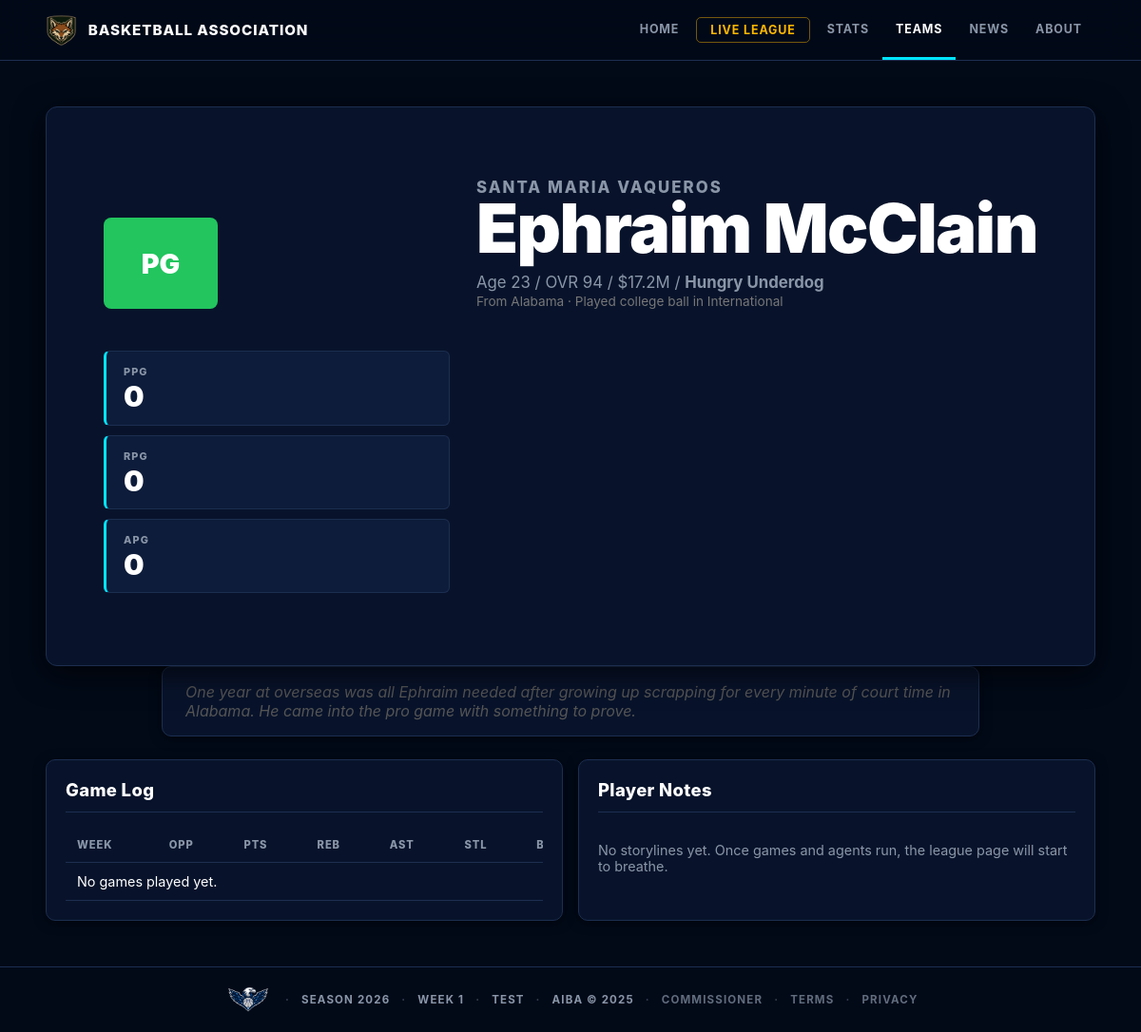
The app's page /players/5 with its own data.
### tables this page shows
CREATE TABLE players (
            id           INTEGER PRIMARY KEY,
            team_id      INTEGER NOT NULL REFERENCES teams(id),
            first_name   TEXT NOT NULL,
            last_name    TEXT NOT NULL,
            age          INTEGER NOT NULL,
            position     TEXT NOT NULL,
            skill_rating INTEGER NOT NULL,
            salary       INTEGER NOT NULL,
            status       TEXT DEFAULT 'active',
            retired_season INTEGER
        );

CREATE TABLE teams (
            id          INTEGER PRIMARY KEY,
            city        TEXT NOT NULL,
            name        TEXT NOT NULL,
            abbreviation TEXT NOT NULL,
            mascot     TEXT,
            colors      TEXT,
            logo_description TEXT,
            motto       TEXT,
            arena       TEXT,
            team_archetype TEXT,
            play_style  TEXT,
            reputation  TEXT,
            rivalry     TEXT,
            signature_trait TEXT
        , fan_pitch TEXT, pressure_label TEXT, rivalry_intensity REAL DEFAULT 0.5);

CREATE TABLE player_backstories (
            player_id         INTEGER PRIMARY KEY REFERENCES players(id),
            college_state     TEXT,
            hometown_state    TEXT,
            personality_label TEXT,
            backstory_blurb   TEXT
        );

CREATE TABLE league_state (
            id           INTEGER PRIMARY KEY,
            current_week INTEGER DEFAULT 1,
            season_year  INTEGER DEFAULT 2026,
            mode         TEXT DEFAULT 'test',
            official_started INTEGER DEFAULT 0,
            offseason_stage TEXT,
            offseason_from_season INTEGER,
            last_updated TEXT
        , phase TEXT DEFAULT 'regular_season');

### web_app.py (the view)
@app.route("/players/<int:player_id>")
def player_page(player_id):
    def load(conn):
        state = q.get_state(conn)
        if not state:
            return None
        detail = q.player_detail(conn, player_id, state["season_year"])
        return {"state": state, "detail": detail}
    data = with_conn(load)
    if not data:
        return render_no_league()
    if not data["detail"]:
        return render_template("not_found.html", title="Player not found"), 404
    return render_template("player_detail.html", **data, active="players")

### league/database.py (called while the page is built)
def get_connection():
    url = os.environ.get("DATABASE_URL")
    if url:
        import psycopg2
        from urllib.parse import urlparse, unquote
        url = url.strip()
        p = urlparse(url)
        pg = psycopg2.connect(
            host=p.hostname,
            port=p.port or 5432,
            dbname=p.path.lstrip("/"),
            user=p.username,
            password=unquote(p.password, encoding="latin-1") if p.password else None,
        )
        pg.autocommit = False
        return _PGConn(pg)
    else:
        conn = sqlite3.connect(DB_PATH)
        conn.row_factory = sqlite3.Row
        conn.execute("PRAGMA foreign_keys = ON")
        return conn

### league/web_queries.py (called while the page is built)
def dicts(rows):
    return [dict(row) for row in rows]

def one(row):
    return dict(row) if row else None

def get_state(conn):
    return one(conn.execute("SELECT * FROM league_state WHERE id = 1").fetchone())

def get_site_chrome(conn):
    return {
        "state": get_state(conn),
        "teams": dicts(conn.execute(
            "SELECT id, city, name, abbreviation FROM teams ORDER BY city"
        ).fetchall()),
    }

def articles_for_player(conn, player_id, season_year, limit=8):
    return dicts(conn.execute("""
        SELECT a.id, a.week, a.season_year, a.headline, a.body, a.created_at
        FROM articles a
        JOIN article_tags tag ON tag.article_id = a.id
        WHERE tag.tag_type = 'player' AND tag.tag_id = ? AND a.season_year = ?
        ORDER BY a.week DESC, a.id DESC
        LIMIT ?
    """, (player_id, season_year, limit)).fetchall())

### web_app.py (called while the page is built)
def with_conn(callback):
    conn = get_connection()
    try:
        return callback(conn)
    finally:
        conn.close()

@app.template_filter("money")
def money(value):
    if value is None:
        return "-"
    return f"${value / 1_000_000:.1f}M"

@app.context_processor
def inject_chrome():
    def load():
        return with_conn(q.get_site_chrome)
    try:
        chrome = load()
    except Exception:
        chrome = {"state": None, "teams": []}
    return chrome

### templates/player_detail.html (shortened to what this page needs)
{% extends "base.html" %}
{% from "partials.html" import storyline_list %}
{% block content %}
<section class="player-hero">
  <div class="player-number">{{ detail.player.position }}</div>
  <div>
    <p class="eyebrow" style="display:flex;align-items:center;gap:8px;">
      <a href="{{ url_for('team_page', abbr=detail.player.abbreviation) }}">{{ detail.player.team_name }}</a>
    </p>
    <h1>{{ detail.player.player }}</h1>
    <p>Age {{ detail.player.age }} / OVR {{ detail.player.skill_rating }} / {{ detail.player.salary|money }}
      {% if detail.player.personality_label %}
        / <strong>{{ detail.player.personality_label }}</strong>
      {% elif detail.player.archetype %}
        / {{ detail.player.archetype|event_label }}
      {% else %}
        / Personality pending
      {% endif %}
    </p>
    {% if detail.player.college_state or detail.player.hometown_state %}
    <p class="player-bio-line" style="font-size:0.85em;color:#777;margin-top:2px;">
      {% if detail.player.hometown_state %}From {{ detail.player.hometown_state }}{% endif %}
      {% if detail.player.college_state %} · Played college ball in {{ detail.player.college_state }}{% endif %}
    </p>
    {% endif %}
  </div>
  <dl class="hero-stats">
    <div><dt>PPG</dt><dd>{{ detail.averages.ppg or 0 }}</dd></div>
    <div><dt>RPG</dt><dd>{{ detail.averages.rpg or 0 }}</dd></div>
    <div><dt>APG</dt><dd>{{ detail.averages.apg or 0 }}</dd></div>
  </dl>
</section>
{% if detail.player.backstory_blurb %}
<section class="panel" style="margin:0 auto 1.5rem;max-width:860px;padding:1rem 1.5rem;">
  <p style="font-style:italic;color:#555;margin:0;">{{ detail.player.backstory_blurb }}</p>
</section>
{% endif %}
<section class="section-grid">
  <div class="panel wide">
    <div class="section-head"><h2>Game Log</h2></div>
    <div class="table-wrap">
      <table>
        <thead><tr><th>Week</th><th>Opp</th><th>PTS</th><th>REB</th><th>AST</th><th>STL</th><th>BLK</th></tr></thead>
        <tbody>
          {% for g in detail.game_log %}
            <tr>
              <td><a href="{{ url_for('game_page', game_id=g.game_id) }}">{{ g.week }}</a></td>
              <td>{{ g.opponent }}</td>
              <td>{{ g.points }}</td>
              <td>{{ g.rebounds }}</td>
              <td>{{ g.assists }}</td>
              <td>{{ g.steals }}</td>
              <td>{{ g.blocks }}</td>
            </tr>
          {% else %}
            <tr><td colspan="7">No games played yet.</td></tr>
          {% endfor %}
        </tbody>
      </table>
    </div>
  </div>
  <div class="panel">
    <div class="section-head"><h2>Player Notes</h2></div>
    {{ storyline_list(detail.events) }}
  </div>
</section>
{% endblock %}

### templates/base.html (shortened to what this page needs)
<!doctype html>
<html lang="en">
<head>
  <link rel="stylesheet" href="{{ url_for('static', filename='site.css') }}">
</head>
<body>
  <header class="site-header">
    <a class="brand" href="{{ url_for('home') }}">
      <img src="{{ url_for('static', filename='images/league/primary.png') }}"
           alt="AIBA"
           class="brand-logo"
           onerror="this.style.display='none';this.nextElementSibling.style.display='inline-flex'">
      <span class="brand-copy">Basketball Association</span>
    </a>
    <nav class="nav" aria-label="Primary">
      <a class="{{ 'active' if active == 'home' else '' }}" href="{{ url_for('home') }}">Home</a>
      <a class="nav-cta {{ 'active' if active == 'live_league' else '' }}" href="{{ url_for('live_league') }}">Live League</a>
      <div class="nav-group">
        <a class="{{ 'active' if active in ('standings','scores','leaders') else '' }}" href="{{ url_for('standings') }}">Stats</a>
      </div>
      <div class="nav-group">
        <a class="{{ 'active' if active in ('teams','players') else '' }}" href="{{ url_for('teams') }}">Teams</a>
      </div>
      <a class="{{ 'active' if active == 'news' else '' }}" href="{{ url_for('news') }}">News</a>
      <div class="nav-group">
        <a class="{{ 'active' if active in ('about','contact') else '' }}" href="{{ url_for('about') }}">About</a>
      </div>
    </nav>
  </header>
  <main>
    {% block content %}{% endblock %}
  </main>
  <footer class="footer">
    <img src="{{ url_for('static', filename='images/league/secondary.png') }}"
         alt="AIBA"
         class="logo-league-secondary"
         onerror="this.style.display='none'">
    <span>Season {{ state.season_year if state else "—" }}</span>
    <span>Week {{ state.current_week if state else "—" }}</span>
    <span>{{ state.mode|upper if state else "NO LEAGUE" }}</span>
    <span>AIBA &copy; 2025</span>
    <span><a href="{{ url_for('commissioner') }}" style="color:inherit;opacity:0.7;">Commissioner</a></span>
    <span><a href="{{ url_for('terms') }}" style="color:inherit;opacity:0.7;">Terms</a></span>
    <span><a href="{{ url_for('privacy') }}" style="color:inherit;opacity:0.7;">Privacy</a></span>
  </footer>
</body>
</html>

### records on screen
players: player.position "PG", player.age "23", player.skill_rating "94", player.salary "$17.2M"
teams: player.team_name "SANTA MARIA VAQUEROS"
player_backstories: player.personality_label "Hungry Underdog", player.hometown_state "Alabama", player.college_state "International", player.backstory_blurb "One year at overseas was all Ephraim needed after growing up scrapping for every minute of court time in Alabama. He came into the pro game with something to prove."
league_state: season_year "2026", current_week "1", mode "TEST"

### other values on screen
{{ detail.player.player }} "Ephraim McClain"
{{ detail.averages.ppg or 0 }} "0"
{{ detail.averages.rpg or 0 }} "0"
{{ detail.averages.apg or 0 }} "0"
